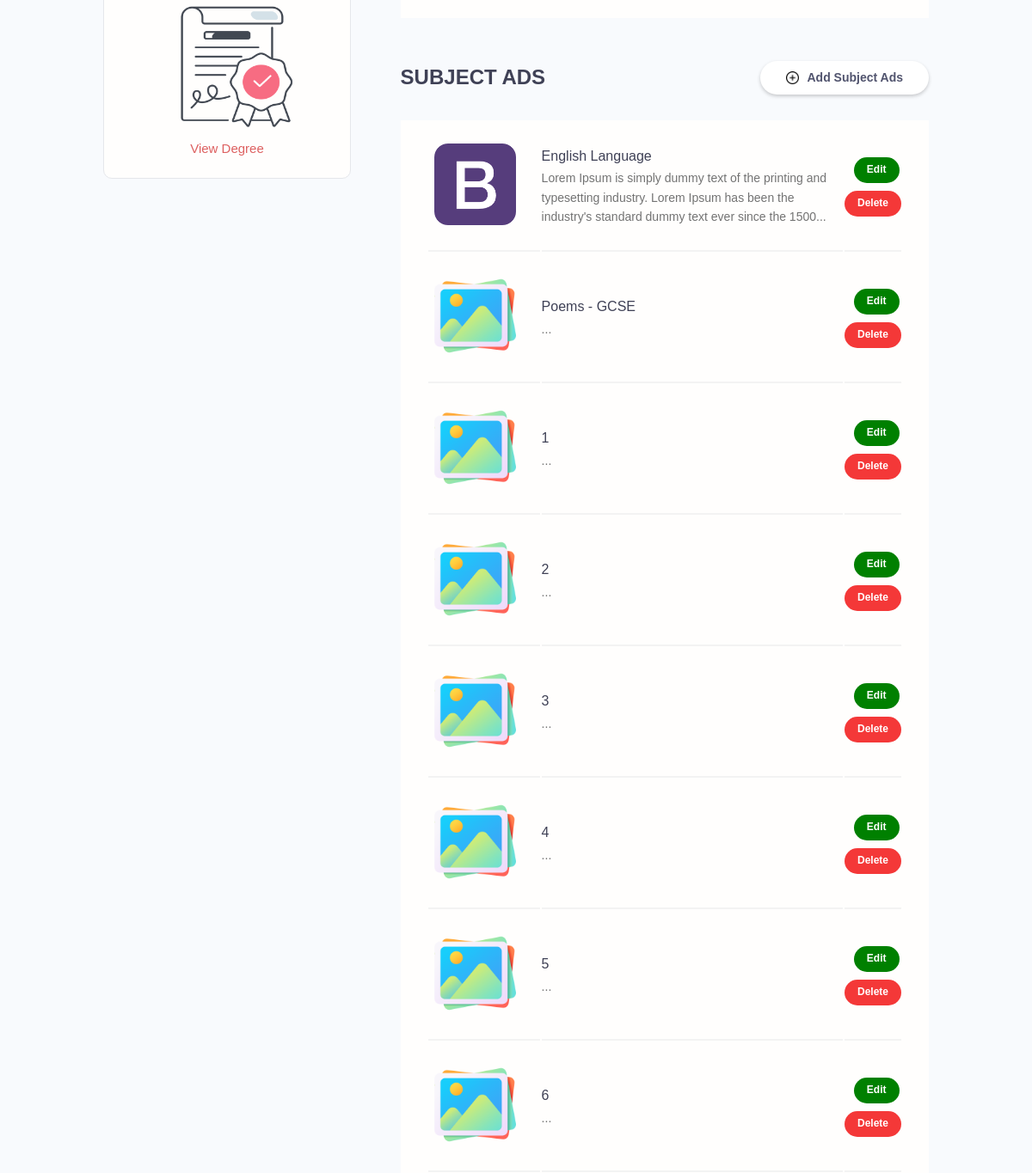
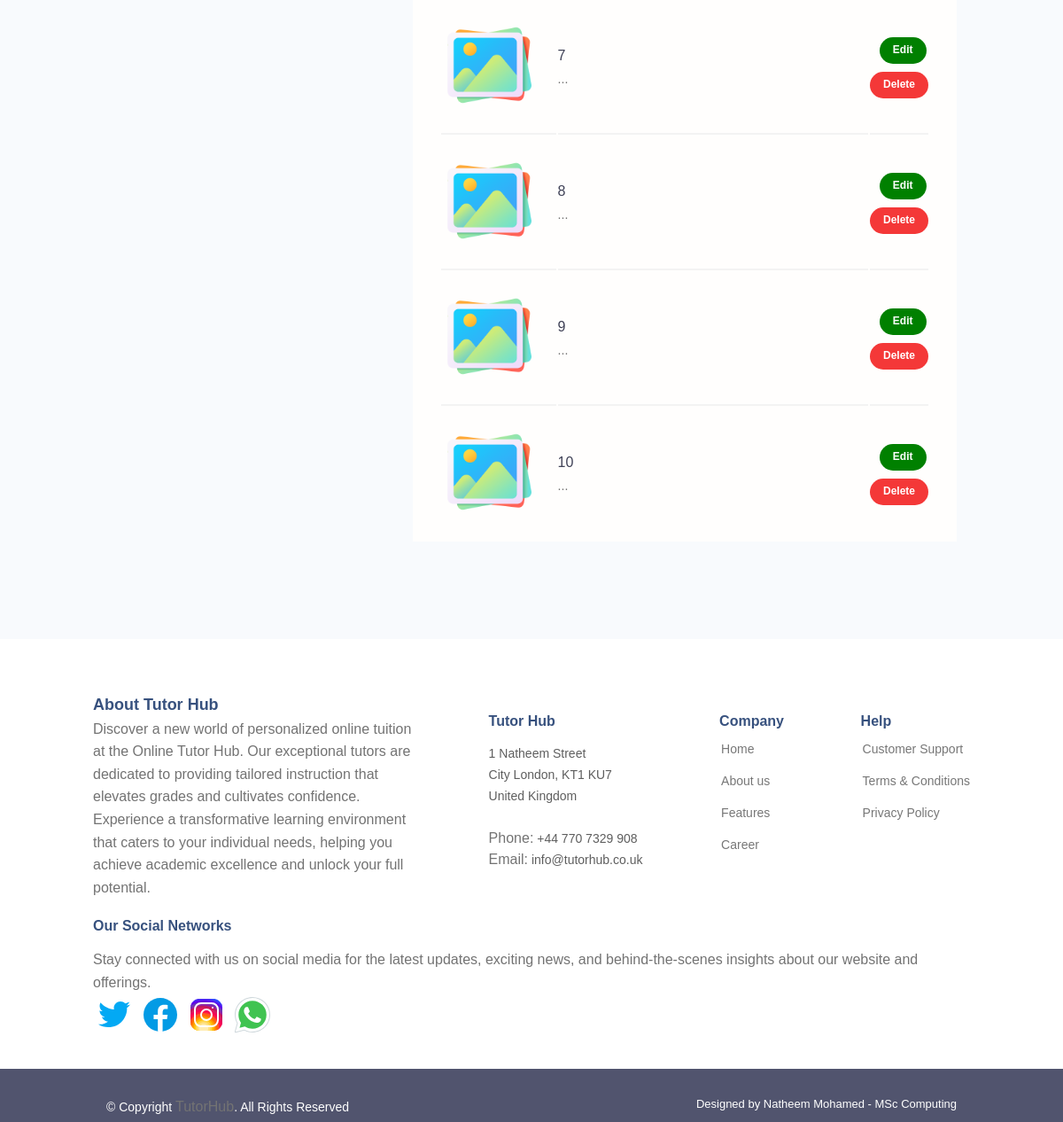
The app's page /tutor-account/ (signed in, lower part), older data (2 pictures, top to bottom).
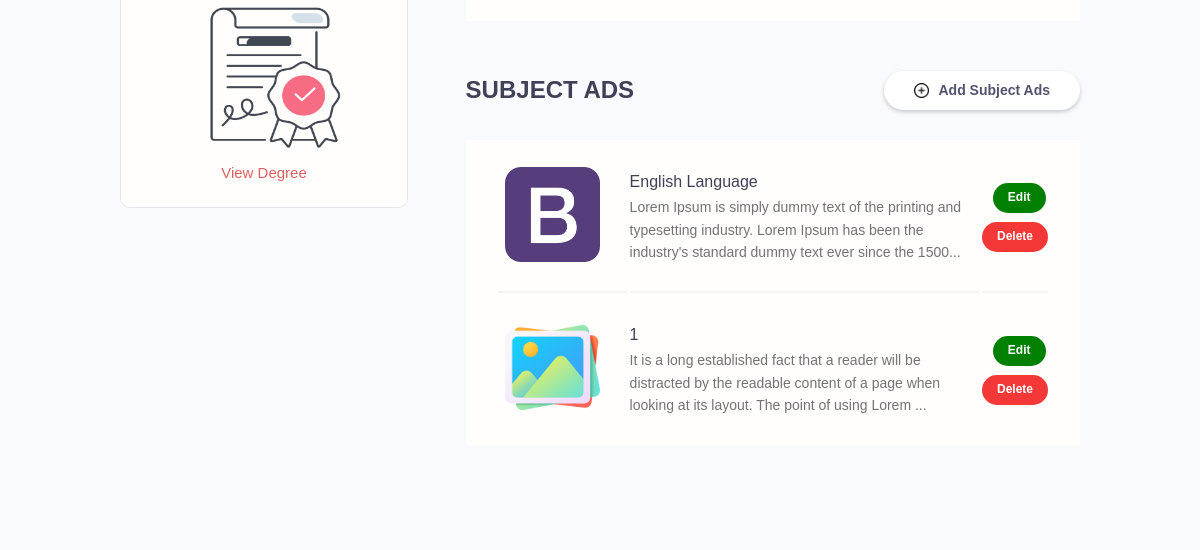
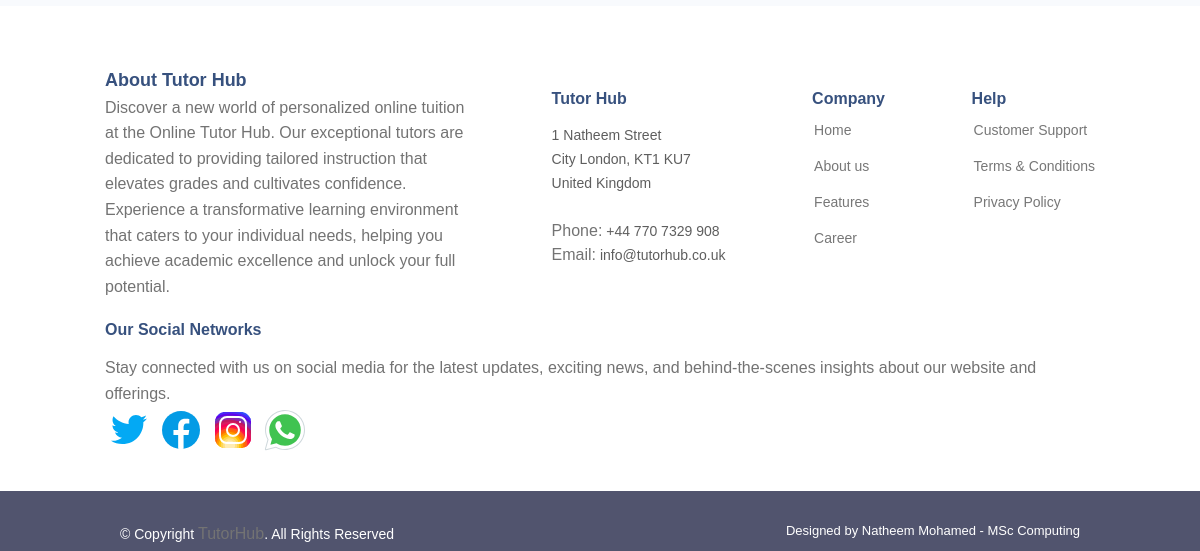
The same page, newer data (2 pictures, top to bottom).
### subjects/models.py (models this page shows, shortened)
class Subject(models.Model):
    owner = models.ForeignKey(TutorProfile, null=True, blank=True, on_delete=models.SET_NULL)
    id = models.UUIDField(default=uuid.uuid4, unique=True, primary_key=True, editable=False)
    title = models.CharField(max_length=200)
    description = models.TextField(null=True, blank=True)
    subject_image = models.ImageField(null=True, blank=True, upload_to='subject-image/' ,default="default-image/default-img.png")
    tags = models.ManyToManyField('Tag', blank=True)
    vote_total = models.IntegerField(default=0, null=True, blank=True)
    vote_ratio = models.IntegerField(default=0, null=True, blank=True)
    created = models.DateTimeField(auto_now_add=True)
    class Meta:
        ordering = ['created']

### userprofile/views.py (the view)
# urls.py: path('tutor-account/', views.tutorAccount, name="tutor-account"),
@login_required(login_url='login')
def tutorAccount(request):
    account = request.user.tutorprofile
    teachings = account.mainsubjskill_set.all()
    subjects = account.subject_set.all()
    context = {'account': account, 'teachings': teachings, 'subjects': subjects}
    return render(request, 'userprofile/tutorprofile/tutor-account.html', context)

### userprofile/templates/userprofile/tutorprofile/tutor-account.html (shortened to what this page needs)
{% extends 'main.html' %}
{% load static %}
{% block content %}
<main class="settingsPage profile my-md">
    <div class="container">
      <div class="layout">
        <div class="column column--1of3">
          <div class="card text-center">
            <div class="card__body dev">
                <img src="{% static 'images/default-image/degree.png' %}" style="height: 150px; width: 160px; margin-top: 1rem;"/>
                <a class="default__message" href="{% url 'view-tutordegree' %}">View Degree</a>
            </div>
          </div>
        </div>
        <div class="column column--2of3">
          <table class="settings__table">
            {% for teaching in teachings %}
            <tr>
              <td class="settings__tableInfo">
              </td>
              <td class="settings__tableActions">
              </td>
            </tr>
            {% endfor %}
          </table>
          <div class="settings">
            <h3 class="settings__title">Subject Ads</h3>
            <a class="tag tag--pill tag--suba settings__btn tag--lga" href="{% url 'add-subject' %}"><img src="{% static 'images/default-image/add.png' %}" style="max-width: 15px; margin-right: 1rem;"/> Add Subject Ads</a>
          </div>
          <table class="settings__table">
            {% for subject in subjects %}
            <tr>
              <td class="settings__thumbnail">
                <a href="{% url 'subject' subject.id %}"><img src="{{subject.subject_image.url}}" alt="Project Thumbnail" /></a>
              </td>
              <td class="settings__tableInfo">
                <a href="{% url 'subject' subject.id %}">{{subject.title}}</a>
                <p>{{subject.description | slice:"150"}}...</p>
              </td>
              <td class="settings__tableActions">
                <a class="tag tag--pill tag--maine settings__btn" href="{% url 'edit-subject' subject.id %}"> Edit</a>
                <a class="tag tag--pill tag--maind settings__btn" href="{% url 'delete-subject' subject.id %}">
                  Delete</a>
              </td>
            </tr>
            {% endfor %}
          </table>
        </div>
      </div>
    </div>
  </main>
{% endblock content  %}

Row changes from the older to the newer data that the page shows:
removed Subject: subject_image (placeholder picture), title "Poems - GCSE"
removed Subject: subject_image (placeholder picture), title "1"
removed Subject: subject_image (placeholder picture), title "2"
removed Subject: subject_image (placeholder picture), title "3"
removed Subject: subject_image (placeholder picture), title "4"
removed Subject: subject_image (placeholder picture), title "5"
removed Subject: subject_image (placeholder picture), title "6"
removed Subject: subject_image (placeholder picture), title "7"
removed Subject: subject_image (placeholder picture), title "8"
removed Subject: subject_image (placeholder picture), title "9"
removed Subject: subject_image (placeholder picture), title "10"
added Subject: subject_image (placeholder picture), title "1", description "It is a long established fact that a reader will be distracted by the readable content of a page when looking at its layout. The point of using Lorem"
